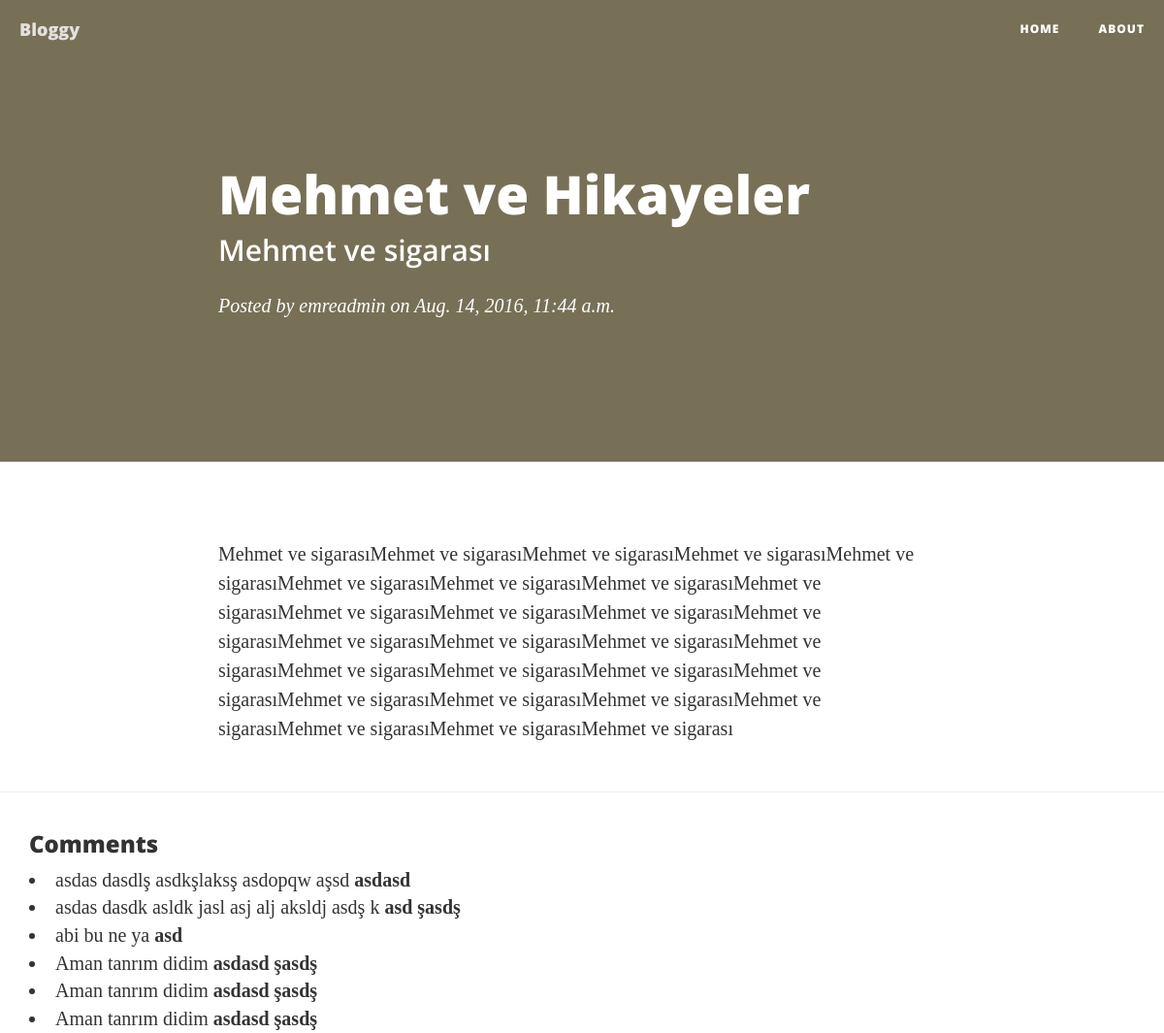
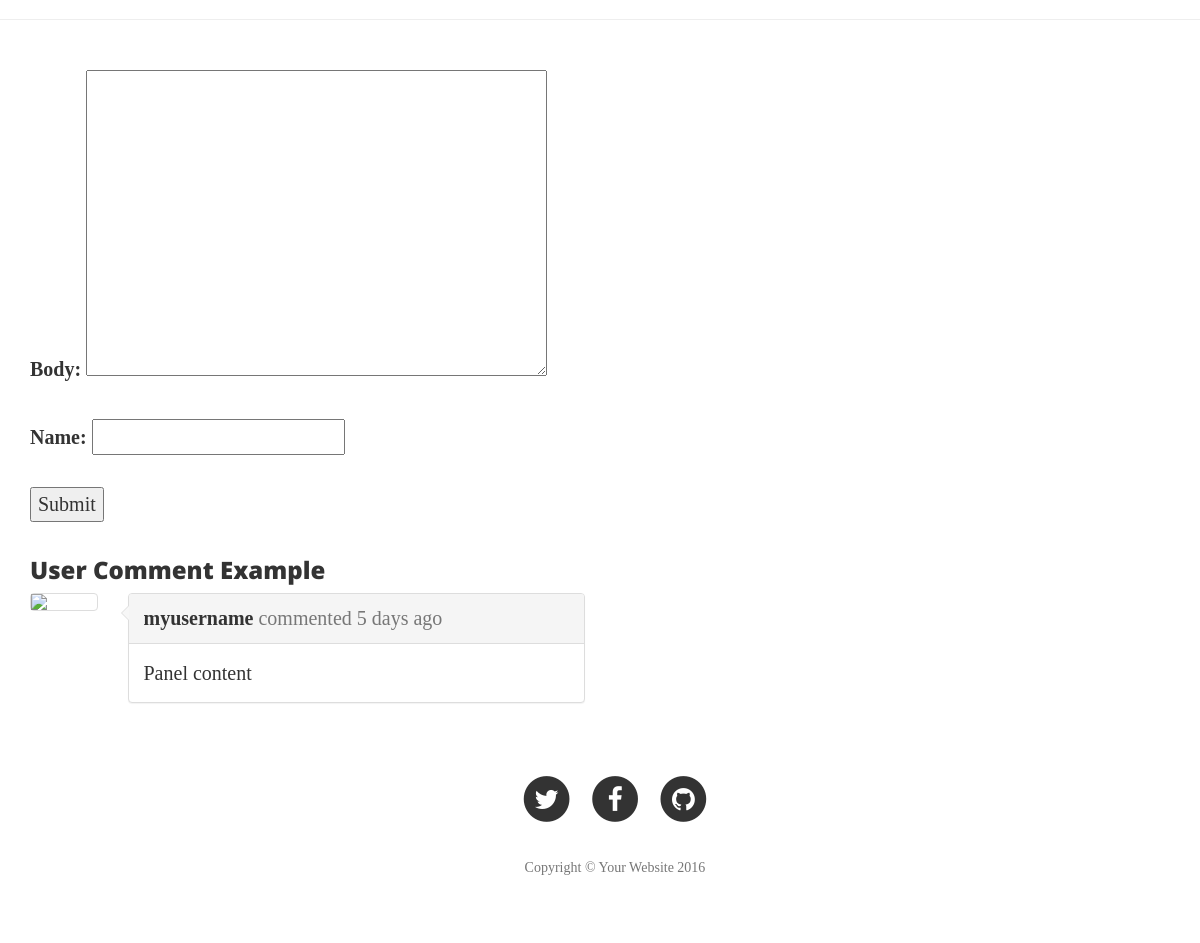
The app's page /post/2/ with its own data (2 pictures, top to bottom).
### blog/models.py (models this page shows, shortened)
class Post(models.Model):
    title = models.CharField(max_length = 255)
    category = models.ManyToManyField('Category')
    description = models.TextField(blank=True, null = True)
    body = models.TextField()
    author = models.ForeignKey('User')
    creationDate = models.DateTimeField()
    isPublished = models.BooleanField(default=False)

class User(models.Model):
    username = models.CharField(verbose_name=("Username"), max_length = 16)
    password = models.CharField(verbose_name=("Password"),max_length = 16)
    email = models.EmailField(verbose_name=("Email Adress"))
    level = models.IntegerField(editable=False,default=1)
    authority = models.IntegerField(editable=False, default=1)
    def __str__(self):
        return self.username

class Comment(models.Model):
    body = models.TextField()
    name = models.CharField(max_length= 255)
    date_creation = models.DateTimeField(auto_now_add=True)
    post = models.ForeignKey(Post)

### blog/views.py (the view)
# urls.py: url(r'^post/(?P<id>[0-9]+)/$', views.showpost)
def showpost(request, id):
    post = get_object_or_404(Post, id=id)
    comments = Comment.objects.filter(post = id)
    form = CommentForm()
    if request.method == 'POST':
        form = CommentForm(request.POST)
        if form.is_valid():
            form.instance.post_id = id
            form.save()
    return (render(request, 'post_detail.html',{
        'post': post,
        'comments': comments,
        'form' : form
    }))

### blog/forms.py
class CommentForm(ModelForm):
    class Meta:
        model = Comment
        fields = ('body', 'name')

### blog/templates/post_detail.html (shortened to what this page needs)
<!DOCTYPE html>
{%load static%}
<html lang="en">
<head>
    <link href="{% static "vendor/bootstrap/css/bootstrap.min.css" %}" rel="stylesheet">
    <link href="{% static "css/clean-blog.min.css" %}" rel="stylesheet">
    <link href="{% static "vendor/font-awesome/css/font-awesome.min.css" %}" rel="stylesheet" type="text/css">
</head>
<body>
    <nav class="navbar navbar-default navbar-custom navbar-fixed-top">
        <div class="container-fluid">
            <div class="navbar-header page-scroll">
                <a class="navbar-brand" href="index.html">Bloggy</a>
            </div>
            <div class="collapse navbar-collapse" id="bs-example-navbar-collapse-1">
                <ul class="nav navbar-nav navbar-right">
                    <li>
                        <a href="/">Home</a>
                    </li>
                    <li>
                        <a href="/about">About</a>
                    </li>
                </ul>
              </div>
        </div>
    </nav>
    <header class="intro-header" style="background-color: #777057;")>
        <div class="container">
            <div class="row">
                <div class="col-lg-8 col-lg-offset-2 col-md-10 col-md-offset-1">
                    <div class="post-heading">
                        <h1>{{post.title}}</h1>
                        <h2 class="subheading">{{post.description}}</h2>
                        <span class="meta">Posted by <a href="#">{{post.author}}</a> on {{post.creationDate}}</span>
                    </div>
                </div>
            </div>
        </div>
    </header>
    <article>
        <div class="container">
            <div class="row">
                <div class="col-lg-8 col-lg-offset-2 col-md-10 col-md-offset-1">
                    <p>{{post.body}}</p>
                </div>
            </div>
        </div>
    </article>
    <hr />
    <div class="container" >
    <h3>Comments</h3>
    {% for comment in comments %}
    <li>{{comment.body}} <b>{{comment.name}}</b></li>
    {% endfor %}
  </div>
    <hr />
    <div class="container" >
    <div class="form-group">
      <form action="" method="post">
        {{form.as_p}}
        <input type="submit" value="Submit" />
      </form>
    </div>
  </div>
  <div class="container">
  <div class="row">
  <div class="col-sm-12">
  <h3>User Comment Example</h3>
  </div>
  </div>
  <div class="row">
  <div class="col-sm-1">
  <div class="thumbnail">
  <img class="img-responsive user-photo" src="https://ssl.gstatic.com/accounts/ui/avatar_2x.png">
  </div>
  </div>
  <div class="col-sm-5">
  <div class="panel panel-default">
  <div class="panel-heading">
  <strong>myusername</strong> <span class="text-muted">commented 5 days ago</span>
  </div>
  <div class="panel-body">
  Panel content
  </div>
  </div>
  </div>
  </div>
    <footer>
        <div class="container">
            <div class="row">
                <div class="col-lg-8 col-lg-offset-2 col-md-10 col-md-offset-1">
                    <ul class="list-inline text-center">
                        <li>
                            <a href="#">
                                <span class="fa-stack fa-lg">
                                    <i class="fa fa-circle fa-stack-2x"></i>
                                    <i class="fa fa-twitter fa-stack-1x fa-inverse"></i>
                                </span>
                            </a>
                        </li>
                        <li>
                            <a href="#">
                                <span class="fa-stack fa-lg">
                                    <i class="fa fa-circle fa-stack-2x"></i>
                                    <i class="fa fa-facebook fa-stack-1x fa-inverse"></i>
                                </span>
                            </a>
                        </li>
                        <li>
                            <a href="#">
                                <span class="fa-stack fa-lg">
                                    <i class="fa fa-circle fa-stack-2x"></i>
                                    <i class="fa fa-github fa-stack-1x fa-inverse"></i>
                                </span>
                            </a>
                        </li>
                    </ul>
                    <p class="copyright text-muted">Copyright &copy; Your Website 2016</p>
                </div>
            </div>
        </div>
    </footer>
</body>
</html>

### records on screen
Post: title "Mehmet ve Hikayeler", description "Mehmet ve sigarası", author "emreadmin", creationDate "Aug. 14, 2016, 11:44 a.m.", body "Mehmet ve sigarasıMehmet ve sigarasıMehmet ve sigarasıMehmet ve sigarasıMehmet ve sigarasıMehmet ve sigarasıMehmet ve sigarasıMehmet ve sigarasıMehmet ve sigarasıMehmet ve sigarasıMehmet ve sigarasıMehmet ve sigarasıMehmet ve sigarasıMehmet ve sigarasıMehmet ve sigarasıMehmet ve sigarasıMehmet ve sigarasıMehmet ve sigarasıMehmet ve sigarasıMehmet ve sigarasıMehmet ve sigarasıMehmet ve sigarasıMehmet ve sigarasıMehmet ve sigarasıMehmet ve sigarasıMehmet ve sigarasıMehmet ve sigarasıMehmet ve sigarası"
Comment: body "asdas dasdlş asdkşlaksş asdopqw aşsd", name "asdasd"
Comment: body "asdas dasdk asldk jasl asj alj aksldj asdş k", name "asd şasdş"
Comment: body "abi bu ne ya", name "asd"
Comment: body "Aman tanrım didim", name "asdasd şasdş"
Comment: body "Aman tanrım didim", name "asdasd şasdş"
Comment: body "Aman tanrım didim", name "asdasd şasdş"
